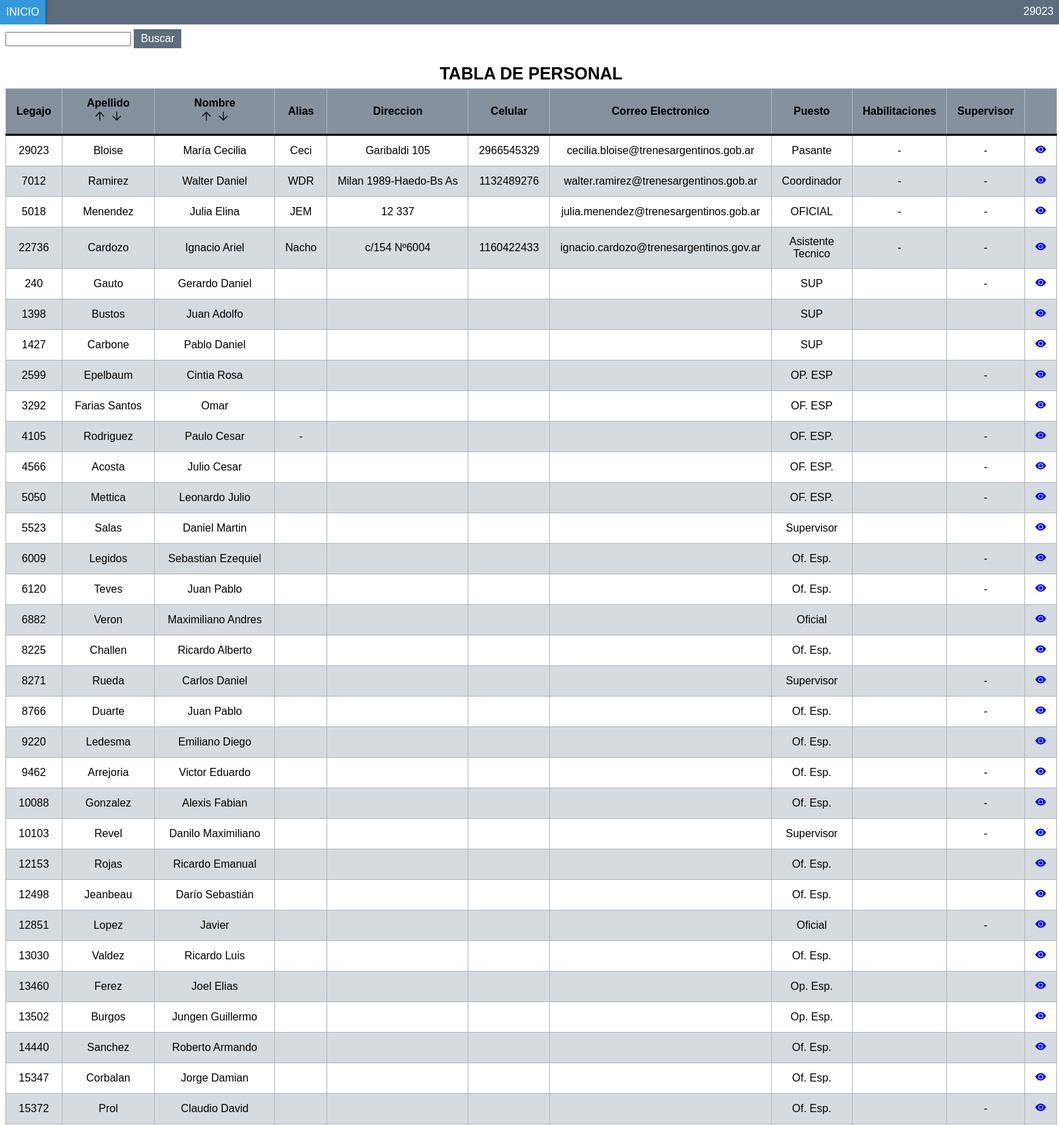
The app's page /Paginas/admi_personal/usuarios/tabla_usuario.php (signed in, upper part) with its own data.
### tables this page shows
CREATE TABLE `usuarios` (
  `id_usuario` int(11) NOT NULL,
  `legajo` int(6) NOT NULL,
  `apellido` text NOT NULL,
  `nombre` text NOT NULL,
  `alias` varchar(250) NOT NULL,
  `dni` int(8) NOT NULL,
  `fecha_de_nacimiento` date NOT NULL,
  `direccion` varchar(250) NOT NULL,
  `celular` varchar(20) NOT NULL,
  `mail` varchar(250) NOT NULL,
  `puesto` varchar(250) NOT NULL,
  `habilitaciones` varchar(400) NOT NULL,
  `supervisor_cargo` varchar(250) NOT NULL,
  `fecha_de_ingreso_a_la_empresa` date NOT NULL,
  `id_rol` int(11) NOT NULL,
  `contraseña` int(6) NOT NULL,
  `imagen` varchar(255) NOT NULL
);

### Paginas/admi_personal/usuarios/tabla_usuario.php (the view, shortened to what this page needs)
<?php
    $conexion=conectar();
    $legajo = $_SESSION['legajo'];
    $sql = "SELECT * FROM usuarios
    INNER JOIN roles ON usuarios.id_rol=roles.id_rol";
    $query = mysqli_query($conexion, $sql);
?>
<!DOCTYPE html>
<html lang="es">
    <head>
        <link rel="stylesheet" href="../../../CSS/estiloMenuHorizontal.css"/>
        <link rel="stylesheet" href="../../../CSS/estiloTablas.css"/>
        <link rel="stylesheet" href="../../../CSS/estiloBuscador.css"/>
    </head>
    <header>
      <nav class="navMenu">
            <li><a href="../inicio_personal.php" >Inicio</a></li>
            <li class="legajo"><a href="#"><?php echo $legajo?></a></li>
      </nav>
    </header>
    <body>
        <div>
        <form action="tabla_usuario.php" method="POST" class="buscador">
            <input type="text" id="buscar" name="buscar" value="<?php echo isset($_POST['buscar']) ? htmlspecialchars($_POST['buscar'], ENT_QUOTES) : ''; ?>" >
            <input class="boton" type="submit" value="Buscar">
        </form>
            <table class="content-table">
            <caption><a href="tabla_usuario.php" style="color:black; text-decoration: none;" >TABLA DE PERSONAL</a></caption>
                <thead>
                    <tr>
                        <th scope="row">Legajo</th>
                        <th>Apellido
                        <div class="float-right">
                            <?php if (isset($_GET['columna']) && $_GET['columna'] == 'apellido' && $_GET['tipo'] == 'ASC'): ?>
                                <svg xmlns="http://www.w3.org/2000/svg" height="20" viewBox="0 96 960 960" width="20"><path d="M450 896V370L202 618l-42-42 320-320 320 320-42 42-248-248v526h-60Z"/></svg>
                            <?php else : ?>
                                <a href="tabla_usuario.php?columna=apellido&tipo=asc"><svg xmlns="http://www.w3.org/2000/svg" height="20" viewBox="0 96 960 960" width="20"><path d="M450 896V370L202 618l-42-42 320-320 320 320-42 42-248-248v526h-60Z"/></svg></a>
                            <?php endif; ?>
                            <?php if (isset($_GET['columna']) && $_GET['columna'] == 'apellido' && $_GET['tipo'] == 'DESC') : ?>
                                <svg xmlns="http://www.w3.org/2000/svg" height="20" viewBox="0 96 960 960" width="20"><path d="M480 896 160 576l42-42 248 248V256h60v526l248-248 42 42-320 320Z"/></svg>
                            <?php else : ?>
                                <a href="tabla_usuario.php?columna=apellido&tipo=desc"><svg xmlns="http://www.w3.org/2000/svg" height="20" viewBox="0 96 960 960" width="20"><path d="M480 896 160 576l42-42 248 248V256h60v526l248-248 42 42-320 320Z"/></svg></a>
                            <?php endif; ?>
                        </div>
                        </th>
                        <th>Nombre
                        <div class="float-right">
                            <?php if (isset($_GET['columna']) && $_GET['columna'] == 'nombre' && $_GET['tipo'] == 'ASC'): ?>
                                <svg xmlns="http://www.w3.org/2000/svg" height="20" viewBox="0 96 960 960" width="20"><path d="M450 896V370L202 618l-42-42 320-320 320 320-42 42-248-248v526h-60Z"/></svg>
                            <?php else : ?>
                                <a href="tabla_usuario.php?columna=nombre&tipo=asc"><svg xmlns="http://www.w3.org/2000/svg" height="20" viewBox="0 96 960 960" width="20"><path d="M450 896V370L202 618l-42-42 320-320 320 320-42 42-248-248v526h-60Z"/></svg></a>
                            <?php endif; ?>
                            <?php if (isset($_GET['columna']) && $_GET['columna'] == 'nombre' && $_GET['tipo'] == 'DESC') : ?>
                                <svg xmlns="http://www.w3.org/2000/svg" height="20" viewBox="0 96 960 960" width="20"><path d="M480 896 160 576l42-42 248 248V256h60v526l248-248 42 42-320 320Z"/></svg>
                            <?php else : ?>
                                <a href="tabla_usuario.php?columna=nombre&tipo=desc"><svg xmlns="http://www.w3.org/2000/svg" height="20" viewBox="0 96 960 960" width="20"><path d="M480 896 160 576l42-42 248 248V256h60v526l248-248 42 42-320 320Z"/></svg></a>
                            <?php endif; ?>
                        </div>
                        </th>
                        <th>Alias</th>
                        <th>Direccion</th>
                        <th>Celular</th>
                        <th>Correo Electronico</th>
                        <th>Puesto</th>
                        <th>Habilitaciones</th>
                        <th>Supervisor</th>
                        <th colspan="1"></th>
                    </tr>
                </thead>
                <tbody>
                    <?php
                         while($row=mysqli_fetch_array($query)){
                    ?>
                    <tr align="center">
                    <td scope="col"><?php echo $row['legajo']?></td>
                    <td nowrap><?php echo $row['apellido']?></td>
                    <td nowrap><?php echo $row['nombre']?></td>
                    <td nowrap><?php echo $row['alias']?></td>
                    <td nowrap><?php echo $row['direccion']?></td>
                    <td><?php echo $row['celular']?></td>
                    <td><?php echo $row['mail']?></td>
                    <td><?php echo $row['puesto']?></td>
                    <td nowrap><?php echo $row['habilitaciones']?></td>
                    <td nowrap><?php echo $row['supervisor_cargo']?></td>
                    <td><a href="ficha_usuario.php?id=<?php echo $row['id_usuario']?>"><svg xmlns="http://www.w3.org/2000/svg" width="16" height="16" fill="currentColor" class="bi bi-eye-fill" viewBox="0 0 16 16"><path d="M10.5 8a2.5 2.5 0 1 1-5 0 2.5 2.5 0 0 1 5 0z"/><path d="M0 8s3-5.5 8-5.5S16 8 16 8s-3 5.5-8 5.5S0 8 0 8zm8 3.5a3.5 3.5 0 1 0 0-7 3.5 3.5 0 0 0 0 7z"/></svg></a></td>
                    </tr>
                    <?php
                         }
                    ?>
                </tbody>
            </table>
        </div>
    </body>
</html>

### CSS/estiloMenuHorizontal.css (style rules this page uses)
* { font-family: Arial; }
header { margin: auto; width: 100%; display: table; }
.navMenu { list-style-type: none; margin: 0; padding: 0; overflow: hidden; background-color: #5D6D7E; position: fixed; top: 0; left: 0; width: 100%; }
li { float: left; }
.legajo { float: right; }
li a { display: block; padding: 8px; color: white; text-decoration: none; text-transform: uppercase; }
.navMenu:after { content: ""; display: table; clear: both; }

### CSS/estiloTablas.css (style rules this page uses)
.content-table { display: block; height: auto; border: none; }
table { border: 1px solid #85929E; border-collapse: collapse; }
caption { font-size: 25px; font-family: Arial; padding: 0.3em; text-transform: uppercase; font-weight: bold; }
thead { background-color: #85929E; text-align: center; border-bottom: solid 3px black; }
th, td { padding: 12px 15px; text-align: middle; font-family: Arial; border: 1px solid #AEB6BF; border-collapse: collapse; }
tr:nth-child(even) { background-color:#D6DBDF; }

### CSS/estiloBuscador.css (style rules this page uses)
.buscador { margin-top:35px; margin-bottom: 15px; }
.boton { background-color: #5D6D7E; color: white; padding: 5px 10px; margin-right: 16px; font-size: 30px; border: none; cursor: pointer; font-size: 16px; }

### records on screen
usuarios: legajo "29023", apellido "Bloise", nombre "María Cecilia", alias "Ceci", direccion "Garibaldi 105", celular "2966545329", mail "cecilia.bloise@trenesargentinos.gob.ar", puesto "Pasante", habilitaciones "-", supervisor_cargo "-"
usuarios: legajo "7012", apellido "Ramirez", nombre "Walter Daniel", alias "WDR", direccion "Milan 1989-Haedo-Bs As", celular "1132489276", mail "walter.ramirez@trenesargentinos.gob.ar", puesto "Coordinador", habilitaciones "-", supervisor_cargo "-"
usuarios: legajo "5018", apellido "Menendez", nombre "Julia Elina", alias "JEM", direccion "12 337", mail "julia.menendez@trenesargentinos.gob.ar", puesto "OFICIAL", habilitaciones "-", supervisor_cargo "-"
usuarios: legajo "22736", apellido "Cardozo", nombre "Ignacio Ariel", alias "Nacho", direccion "c/154 Nº6004", celular "1160422433", mail "ignacio.cardozo@trenesargentinos.gov.ar", puesto "Asistente Tecnico", habilitaciones "-", supervisor_cargo "-"
usuarios: legajo "240", apellido "Gauto", nombre "Gerardo Daniel", puesto "SUP", supervisor_cargo "-"
usuarios: legajo "1398", apellido "Bustos", nombre "Juan Adolfo", puesto "SUP"
usuarios: legajo "1427", apellido "Carbone", nombre "Pablo Daniel", puesto "SUP"
usuarios: legajo "2599", apellido "Epelbaum", nombre "Cintia Rosa", puesto "OP. ESP", supervisor_cargo "-"
usuarios: legajo "3292", apellido "Farias Santos", nombre "Omar", puesto "OF. ESP"
usuarios: legajo "4105", apellido "Rodriguez", nombre "Paulo Cesar", alias "-", puesto "OF. ESP.", supervisor_cargo "-"
usuarios: legajo "4566", apellido "Acosta", nombre "Julio Cesar", puesto "OF. ESP.", supervisor_cargo "-"
usuarios: legajo "5050", apellido "Mettica", nombre "Leonardo Julio", puesto "OF. ESP.", supervisor_cargo "-"
usuarios: legajo "5523", apellido "Salas", nombre "Daniel Martin", puesto "Supervisor"
usuarios: legajo "6009", apellido "Legidos", nombre "Sebastian Ezequiel", puesto "Of. Esp.", supervisor_cargo "-"
usuarios: legajo "6120", apellido "Teves", nombre "Juan Pablo", puesto "Of. Esp.", supervisor_cargo "-"
usuarios: legajo "6882", apellido "Veron", nombre "Maximiliano Andres", puesto "Oficial"
usuarios: legajo "8225", apellido "Challen", nombre "Ricardo Alberto", puesto "Of. Esp."
usuarios: legajo "8271", apellido "Rueda", nombre "Carlos Daniel", puesto "Supervisor", supervisor_cargo "-"
usuarios: legajo "8766", apellido "Duarte", nombre "Juan Pablo", puesto "Of. Esp.", supervisor_cargo "-"
usuarios: legajo "9220", apellido "Ledesma", nombre "Emiliano Diego", puesto "Of. Esp."
usuarios: legajo "9462", apellido "Arrejoria", nombre "Victor Eduardo", puesto "Of. Esp.", supervisor_cargo "-"
usuarios: legajo "10088", apellido "Gonzalez", nombre "Alexis Fabian", puesto "Of. Esp.", supervisor_cargo "-"
usuarios: legajo "10103", apellido "Revel", nombre "Danilo Maximiliano", puesto "Supervisor", supervisor_cargo "-"
usuarios: legajo "12153", apellido "Rojas", nombre "Ricardo Emanual", puesto "Of. Esp."
usuarios: legajo "12498", apellido "Jeanbeau", nombre "Darío Sebastián", puesto "Of. Esp."
usuarios: legajo "12851", apellido "Lopez", nombre "Javier", puesto "Oficial", supervisor_cargo "-"
usuarios: legajo "13030", apellido "Valdez", nombre "Ricardo Luis", puesto "Of. Esp."
usuarios: legajo "13460", apellido "Ferez", nombre "Joel Elias", puesto "Op. Esp."
usuarios: legajo "13502", apellido "Burgos", nombre "Jungen Guillermo", puesto "Op. Esp."
usuarios: legajo "14440", apellido "Sanchez", nombre "Roberto Armando", puesto "Of. Esp."
usuarios: legajo "15347", apellido "Corbalan", nombre "Jorge Damian", puesto "Of. Esp."
usuarios: legajo "15372", apellido "Prol", nombre "Claudio David", puesto "Of. Esp.", supervisor_cargo "-"

### other values on screen
$legajo "29023"
